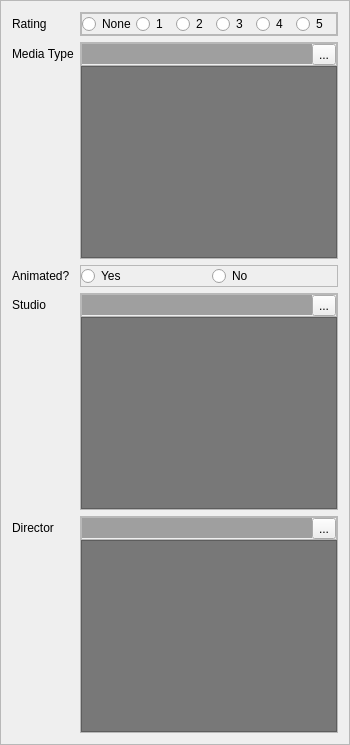
     <widget class="QFrame" name="frame_4">
      <property name="frameShape">
       <enum>QFrame::StyledPanel</enum>
      </property>
      <property name="frameShadow">
       <enum>QFrame::Sunken</enum>
      </property>
      <layout class="QFormLayout" name="formLayout_4">
       <item row="0" column="0">
        <widget class="QLabel" name="label_31">
         <property name="text">
          <string>Rating</string>
         </property>
        </widget>
       </item>
       <item row="0" column="1">
        <widget class="QFrame" name="rating">
         <property name="frameShape">
          <enum>QFrame::StyledPanel</enum>
         </property>
         <property name="frameShadow">
          <enum>QFrame::Raised</enum>
         </property>
         <layout class="QHBoxLayout" name="horizontalLayout_9">
          <property name="spacing">
           <number>0</number>
          </property>
          <property name="leftMargin">
           <number>0</number>
          </property>
          <property name="topMargin">
           <number>0</number>
          </property>
          <property name="rightMargin">
           <number>0</number>
          </property>
          <property name="bottomMargin">
           <number>0</number>
          </property>
          <item>
           <widget class="QFrame" name="frame_6">
            <property name="frameShape">
             <enum>QFrame::StyledPanel</enum>
            </property>
            <property name="frameShadow">
             <enum>QFrame::Raised</enum>
            </property>
            <layout class="QHBoxLayout" name="horizontalLayout">
             <property name="spacing">
              <number>0</number>
             </property>
             <property name="leftMargin">
              <number>0</number>
             </property>
             <property name="topMargin">
              <number>0</number>
             </property>
             <property name="rightMargin">
              <number>0</number>
             </property>
             <property name="bottomMargin">
              <number>0</number>
             </property>
             <item>
              <widget class="QRadioButton" name="rating_none">
               <property name="text">
                <string>None</string>
               </property>
              </widget>
             </item>
             <item>
              <widget class="QRadioButton" name="rating_1">
               <property name="text">
                <string>1</string>
               </property>
              </widget>
             </item>
             <item>
              <widget class="QRadioButton" name="rating_2">
               <property name="text">
                <string>2</string>
               </property>
              </widget>
             </item>
             <item>
              <widget class="QRadioButton" name="rating_3">
               <property name="text">
                <string>3</string>
               </property>
              </widget>
             </item>
             <item>
              <widget class="QRadioButton" name="rating_4">
               <property name="text">
                <string>4</string>
               </property>
              </widget>
             </item>
             <item>
              <widget class="QRadioButton" name="rating_5">
               <property name="text">
                <string>5</string>
               </property>
              </widget>
             </item>
            </layout>
           </widget>
          </item>
         </layout>
        </widget>
       </item>
       <item row="1" column="0">
        <widget class="QLabel" name="label_16">
         <property name="text">
          <string>Media Type</string>
         </property>
        </widget>
       </item>
       <item row="2" column="0">
        <widget class="QLabel" name="label_17">
         <property name="text">
          <string>Animated?</string>
         </property>
        </widget>
       </item>
       <item row="2" column="1">
        <widget class="QFrame" name="animated">
         <property name="frameShape">
          <enum>QFrame::StyledPanel</enum>
         </property>
         <property name="frameShadow">
          <enum>QFrame::Raised</enum>
         </property>
         <layout class="QHBoxLayout" name="horizontalLayout_4">
          <property name="leftMargin">
           <number>0</number>
          </property>
          <property name="topMargin">
           <number>0</number>
          </property>
          <property name="rightMargin">
           <number>0</number>
          </property>
          <property name="bottomMargin">
           <number>0</number>
          </property>
          <item>
           <widget class="QRadioButton" name="animated_yes">
            <property name="text">
             <string>Yes</string>
            </property>
           </widget>
          </item>
          <item>
           <widget class="QRadioButton" name="animated_no">
            <property name="text">
             <string>No</string>
            </property>
           </widget>
          </item>
         </layout>
        </widget>
       </item>
       <item row="3" column="0">
        <widget class="QLabel" name="label_26">
         <property name="text">
          <string>Studio</string>
         </property>
        </widget>
       </item>
       <item row="4" column="0">
        <widget class="QLabel" name="label_25">
         <property name="text">
          <string>Director</string>
         </property>
        </widget>
       </item>
       <item row="3" column="1">
        <widget class="QFrame" name="series_bleh_2">
         <property name="frameShape">
          <enum>QFrame::StyledPanel</enum>
         </property>
         <property name="frameShadow">
          <enum>QFrame::Raised</enum>
         </property>
         <layout class="QVBoxLayout" name="verticalLayout_2">
          <property name="spacing">
           <number>0</number>
          </property>
          <property name="leftMargin">
           <number>0</number>
          </property>
          <property name="topMargin">
           <number>0</number>
          </property>
          <property name="rightMargin">
           <number>0</number>
          </property>
          <property name="bottomMargin">
           <number>0</number>
          </property>
          <item>
           <widget class="QFrame" name="frame_5">
            <property name="frameShape">
             <enum>QFrame::StyledPanel</enum>
            </property>
            <property name="frameShadow">
             <enum>QFrame::Raised</enum>
            </property>
            <layout class="QHBoxLayout" name="horizontalLayout_3">
             <property name="spacing">
              <number>0</number>
             </property>
             <property name="leftMargin">
              <number>0</number>
             </property>
             <property name="topMargin">
              <number>0</number>
             </property>
             <property name="rightMargin">
              <number>0</number>
             </property>
             <property name="bottomMargin">
              <number>0</number>
             </property>
             <item>
              <widget class="QLineEdit" name="studio">
               <property name="palette">
                <palette>
                 <active>
                  <colorrole role="Base">
                   <brush brushstyle="SolidPattern">
                    <color alpha="255">
                     <red>159</red>
                     <green>159</green>
                     <blue>159</blue>
                    </color>
                   </brush>
                  </colorrole>
                 </active>
                 <inactive>
                  <colorrole role="Base">
                   <brush brushstyle="SolidPattern">
                    <color alpha="255">
                     <red>159</red>
                     <green>159</green>
                     <blue>159</blue>
                    </color>
                   </brush>
                  </colorrole>
                 </inactive>
                 <disabled>
                  <colorrole role="Base">
                   <brush brushstyle="SolidPattern">
                    <color alpha="255">
                     <red>108</red>
                     <green>108</green>
                     <blue>108</blue>
                    </color>
                   </brush>
                  </colorrole>
                 </disabled>
                </palette>
               </property>
               <property name="autoFillBackground">
                <bool>true</bool>
               </property>
               <property name="frame">
                <bool>false</bool>
               </property>
              </widget>
             </item>
             <item>
              <widget class="QToolButton" name="studio_button">
               <property name="text">
                <string>...</string>
               </property>
              </widget>
             </item>
            </layout>
           </widget>
          </item>
          <item>
           <widget class="QListWidget" name="studio_list">
            <property name="styleSheet">
             <string notr="true">QListWidget{background:rgb(120,120,120)}
QListWidget::item:selected{background: rgb(219, 219, 219)}
QListWidget::item:selected{color:black} </string>
            </property>
            <property name="editTriggers">
             <set>QAbstractItemView::NoEditTriggers</set>
            </property>
            <property name="alternatingRowColors">
             <bool>false</bool>
            </property>
           </widget>
          </item>
         </layout>
        </widget>
       </item>
       <item row="4" column="1">
        <widget class="QFrame" name="series_bleh_3">
         <property name="frameShape">
          <enum>QFrame::StyledPanel</enum>
         </property>
         <property name="frameShadow">
          <enum>QFrame::Raised</enum>
         </property>
         <layout class="QVBoxLayout" name="verticalLayout_3">
          <property name="spacing">
           <number>0</number>
          </property>
          <property name="leftMargin">
           <number>0</number>
          </property>
          <property name="topMargin">
           <number>0</number>
          </property>
          <property name="rightMargin">
           <number>0</number>
          </property>
          <property name="bottomMargin">
           <number>0</number>
          </property>
          <item>
           <widget class="QFrame" name="frame_10">
            <property name="frameShape">
             <enum>QFrame::StyledPanel</enum>
            </property>
            <property name="frameShadow">
             <enum>QFrame::Raised</enum>
            </property>
            <layout class="QHBoxLayout" name="horizontalLayout_6">
             <property name="spacing">
              <number>0</number>
             </property>
             <property name="leftMargin">
              <number>0</number>
             </property>
             <property name="topMargin">
              <number>0</number>
             </property>
             <property name="rightMargin">
              <number>0</number>
             </property>
             <property name="bottomMargin">
              <number>0</number>
             </property>
             <item>
              <widget class="QLineEdit" name="director">
               <property name="palette">
                <palette>
                 <active>
                  <colorrole role="Base">
                   <brush brushstyle="SolidPattern">
                    <color alpha="255">
                     <red>159</red>
                     <green>159</green>
                     <blue>159</blue>
                    </color>
                   </brush>
                  </colorrole>
                 </active>
                 <inactive>
                  <colorrole role="Base">
                   <brush brushstyle="SolidPattern">
                    <color alpha="255">
                     <red>159</red>
                     <green>159</green>
                     <blue>159</blue>
                    </color>
                   </brush>
                  </colorrole>
                 </inactive>
                 <disabled>
                  <colorrole role="Base">
                   <brush brushstyle="SolidPattern">
                    <color alpha="255">
                     <red>108</red>
                     <green>108</green>
                     <blue>108</blue>
                    </color>
                   </brush>
                  </colorrole>
                 </disabled>
                </palette>
               </property>
               <property name="autoFillBackground">
                <bool>true</bool>
               </property>
               <property name="frame">
                <bool>false</bool>
               </property>
              </widget>
             </item>
             <item>
              <widget class="QToolButton" name="director_button">
               <property name="text">
                <string>...</string>
               </property>
              </widget>
             </item>
            </layout>
           </widget>
          </item>
          <item>
           <widget class="QListWidget" name="director_list">
            <property name="styleSheet">
             <string notr="true">QListWidget{background:rgb(120,120,120)}
QListWidget::item:selected{background: rgb(219, 219, 219)}
QListWidget::item:selected{color:black} </string>
            </property>
            <property name="editTriggers">
             <set>QAbstractItemView::NoEditTriggers</set>
            </property>
            <property name="alternatingRowColors">
             <bool>false</bool>
            </property>
           </widget>
          </item>
         </layout>
        </widget>
       </item>
       <item row="1" column="1">
        <widget class="QFrame" name="frame_9">
         <property name="frameShape">
          <enum>QFrame::StyledPanel</enum>
         </property>
         <property name="frameShadow">
          <enum>QFrame::Raised</enum>
         </property>
         <layout class="QVBoxLayout" name="verticalLayout_5">
          <property name="spacing">
           <number>0</number>
          </property>
          <property name="leftMargin">
           <number>0</number>
          </property>
          <property name="topMargin">
           <number>0</number>
          </property>
          <property name="rightMargin">
           <number>0</number>
          </property>
          <property name="bottomMargin">
           <number>0</number>
          </property>
          <item>
           <widget class="QFrame" name="frame_11">
            <property name="frameShape">
             <enum>QFrame::StyledPanel</enum>
            </property>
            <property name="frameShadow">
             <enum>QFrame::Raised</enum>
            </property>
            <layout class="QHBoxLayout" name="horizontalLayout_8">
             <property name="spacing">
              <number>0</number>
             </property>
             <property name="leftMargin">
              <number>0</number>
             </property>
             <property name="topMargin">
              <number>0</number>
             </property>
             <property name="rightMargin">
              <number>0</number>
             </property>
             <property name="bottomMargin">
              <number>0</number>
             </property>
             <item>
              <widget class="QLineEdit" name="media_type">
               <property name="palette">
                <palette>
                 <active>
                  <colorrole role="Base">
                   <brush brushstyle="SolidPattern">
                    <color alpha="255">
                     <red>159</red>
                     <green>159</green>
                     <blue>159</blue>
                    </color>
                   </brush>
                  </colorrole>
                 </active>
                 <inactive>
                  <colorrole role="Base">
                   <brush brushstyle="SolidPattern">
                    <color alpha="255">
                     <red>159</red>
                     <green>159</green>
                     <blue>159</blue>
                    </color>
                   </brush>
                  </colorrole>
                 </inactive>
                 <disabled>
                  <colorrole role="Base">
                   <brush brushstyle="SolidPattern">
                    <color alpha="255">
                     <red>63</red>
                     <green>63</green>
                     <blue>63</blue>
                    </color>
                   </brush>
                  </colorrole>
                 </disabled>
                </palette>
               </property>
               <property name="autoFillBackground">
                <bool>true</bool>
               </property>
               <property name="frame">
                <bool>false</bool>
               </property>
              </widget>
             </item>
             <item>
              <widget class="QToolButton" name="media_type_button">
               <property name="text">
                <string>...</string>
               </property>
              </widget>
             </item>
            </layout>
           </widget>
          </item>
          <item>
           <widget class="QListWidget" name="media_type_list">
            <property name="styleSheet">
             <string notr="true">QListWidget{background:rgb(120,120,120)}
QListWidget::item:selected{background: rgb(219, 219, 219)}
QListWidget::item:selected{color:black} </string>
            </property>
            <property name="editTriggers">
             <set>QAbstractItemView::NoEditTriggers</set>
            </property>
           </widget>
          </item>
         </layout>
        </widget>
       </item>
      </layout>
     </widget>
